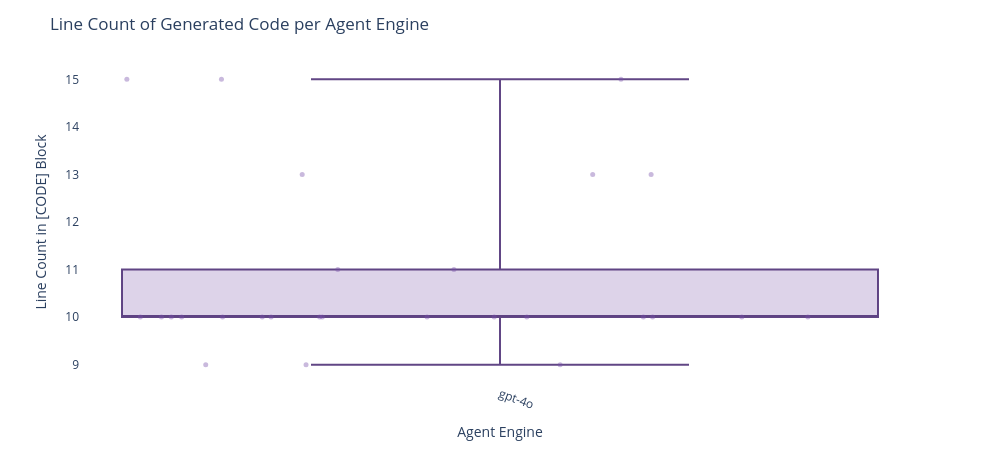

Notebook code for this chart:
### Code cell
import plotly.graph_objects as go

# Step 1: Copy and prep
df_code = df_engine_expanded.copy()

# Step 2: Extract line count from output (code block already in 'response')
df_code["output_lines"] = df_code["response"].str.count(r"\n") + 1
df_code["model"] = df_code["provider_id"].map({
    1: "mock-llm",
    2: "gpt-4o",
    3: "gemini-1.5-pro",
    4: "claude-3-sonnet",
})

# Step 3: Filter only models with real code
df_code = df_code.dropna(subset=["model", "output_lines"])
df_code = df_code[df_code["output_lines"] > 0]

# Step 4: Assign numeric x for jittering
model_to_num = {m: i for i, m in enumerate(sorted(df_code["model"].unique()))}
df_code["x_numeric"] = df_code["model"].map(model_to_num)
df_code["x_jittered"] = df_code["x_numeric"] + np.random.uniform(-0.25, 0.25, size=len(df_code))

# Step 5: Box + scatter plot
box_traces = []
for model in model_to_num:
    y_vals = df_code[df_code["model"] == model]["output_lines"]
    box_traces.append(go.Box(
        y=y_vals,
        x=[model_to_num[model]] * len(y_vals),
        name=model,
        boxpoints=False,
        fillcolor="rgba(120, 81, 169, 0.25)",
        line_color="rgba(80, 50, 120, 0.9)",
        width=0.5,
        showlegend=False
    ))

scatter_trace = go.Scatter(
    x=df_code["x_jittered"],
    y=df_code["output_lines"],
    mode='markers',
    marker=dict(color="rgba(120, 81, 169, 0.4)", size=5),
    hoverinfo='skip',
    showlegend=False
)

# Step 6: Layout
fig = go.Figure(data=box_traces + [scatter_trace])
fig.update_layout(
    title="Line Count of Generated Code per Agent Engine",
    xaxis=dict(
        tickmode="array",
        tickvals=list(model_to_num.values()),
        ticktext=list(model_to_num.keys()),
        tickangle=20,
        title="Agent Engine"
    ),
    yaxis_title="Line Count in [CODE] Block",
    width=1000,
    height=450,
    plot_bgcolor="white",
    margin=dict(t=60, b=60)
)

fig.show()

### Figure 1 — Plotly figure (JSON) as saved in the notebook; plotly's stock layout.template omitted (floating-point values rounded to 4 significant figures)
{"data": [{"boxpoints": false, "fillcolor": "rgba(120, 81, 169, 0.25)", "line": {"color": "rgba(80, 50, 120, 0.9)"}, "name": "gpt-4o", "showlegend": false, "type": "box", "width": 0.5, "x": [0, 0, 0, 0, 0, 0, 0, 0, 0, 0, 0, 0, 0, 0, 0, 0, 0, 0, 0, 0, 0, 0, 0, 0, 0, 0, 0], "y": [15, 15, 15, 13, 13, 13, 10, 10, 10, 10, 10, 10, 10, 10, 10, 11, 10, 11, 10, 9, 9, 9, 10, 10, 10, 10, 10]}, {"hoverinfo": "skip", "marker": {"color": "rgba(120, 81, 169, 0.4)", "size": 5}, "mode": "markers", "showlegend": false, "type": "scatter", "x": [-0.1842, 0.08001, -0.2468, 0.09994, 0.0613, -0.1308, -0.2174, -0.1573, -0.2379, -0.2105, 0.01774, 0.09481, -0.1193, -0.1175, -0.003832, -0.03048, -0.04823, -0.1073, -0.1835, 0.03978, -0.1283, -0.1946, -0.1514, 0.1009, 0.2036, 0.1599, -0.2239], "y": [15, 15, 15, 13, 13, 13, 10, 10, 10, 10, 10, 10, 10, 10, 10, 11, 10, 11, 10, 9, 9, 9, 10, 10, 10, 10, 10]}], "layout": {"height": 450, "margin": {"b": 60, "t": 60}, "plot_bgcolor": "white", "title": {"text": "Line Count of Generated Code per Agent Engine"}, "width": 1000, "xaxis": {"tickangle": 20, "tickmode": "array", "ticktext": ["gpt-4o"], "tickvals": [0], "title": {"text": "Agent Engine"}}, "yaxis": {"title": {"text": "Line Count in [CODE] Block"}}}}
